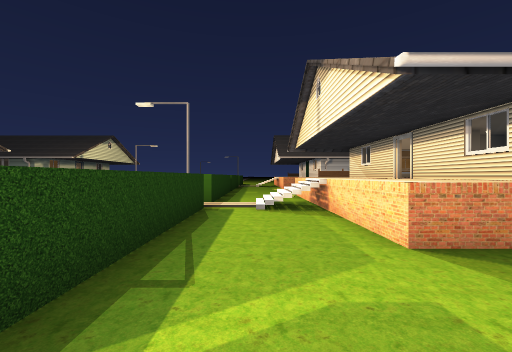
[1] (above)

20 first-person views from a walk through a 3-D level made in the Unity game engine. The camera is 1.5 m above the floor, looks level and sees 90° across. The floor is counted in squares, 2 m on a side. Each view is taken from the middle of a square. On the plan, view 1 faces up. The plan holds only what a view shows up to about 9 squares ahead; the rest is blank. The place goes on beyond the plan. The player character is not drawn. Door leaves are left out, so doorways stand open.

[2]
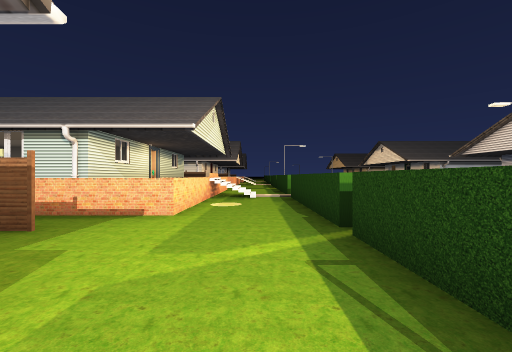

[3]
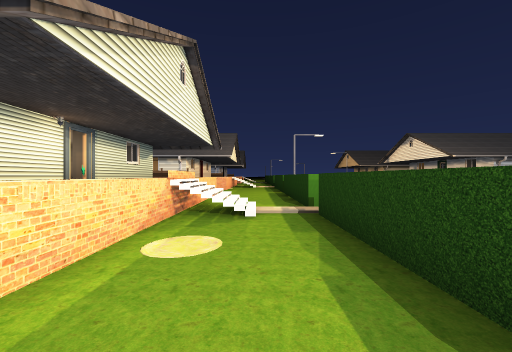

[4]
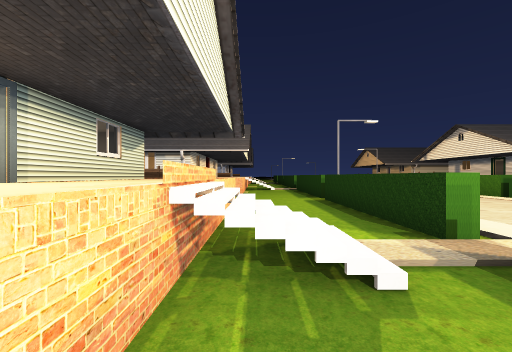

[5]
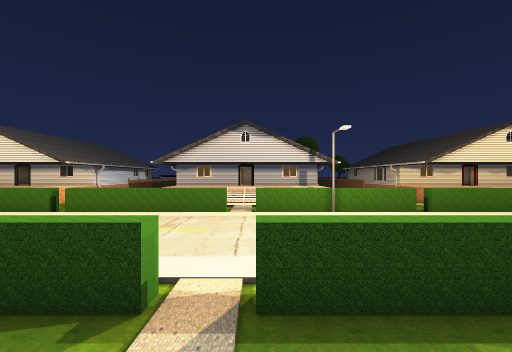

[6]
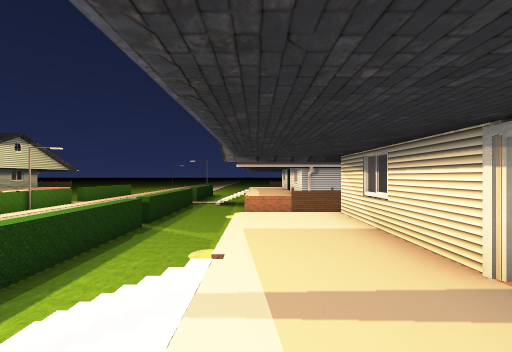

[7]
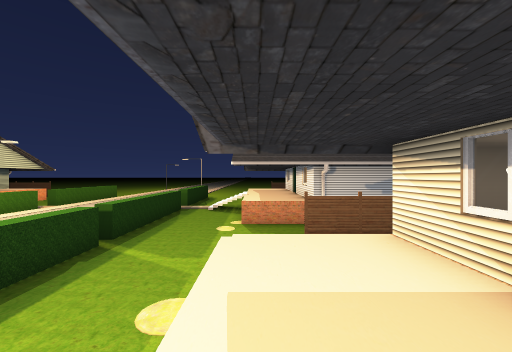

[8]
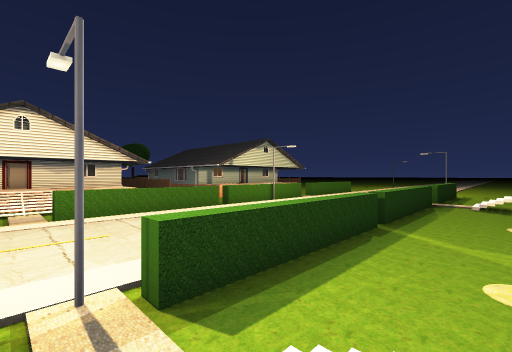

[9]
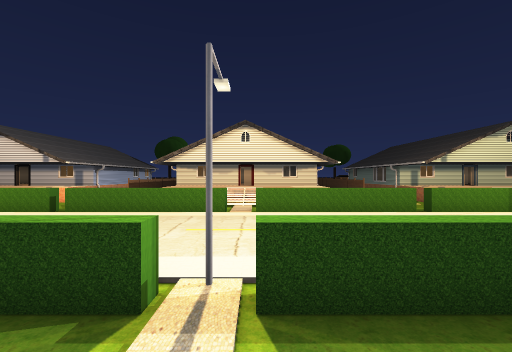

[10]
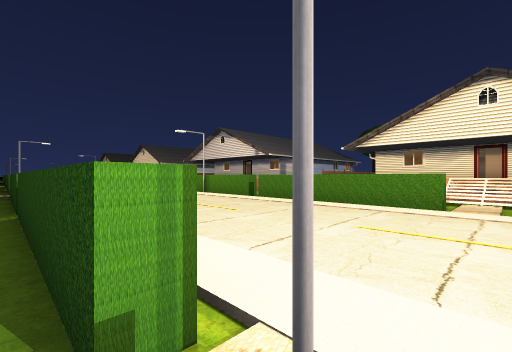

[11]
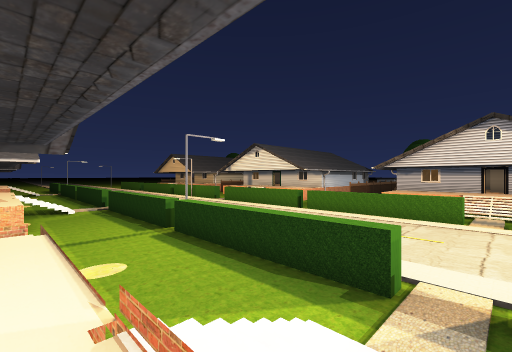

[12]
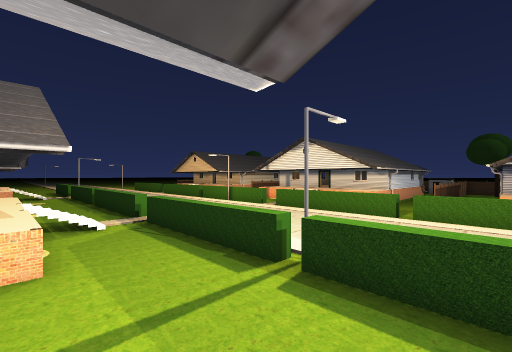

[13]
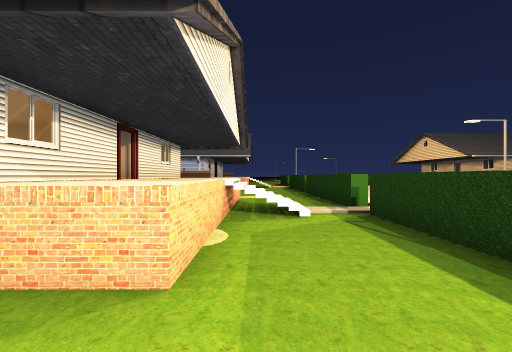

[14]
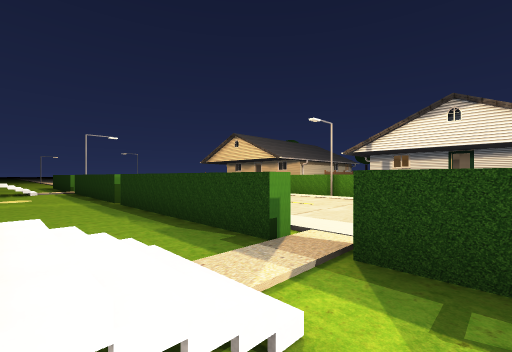

[15]
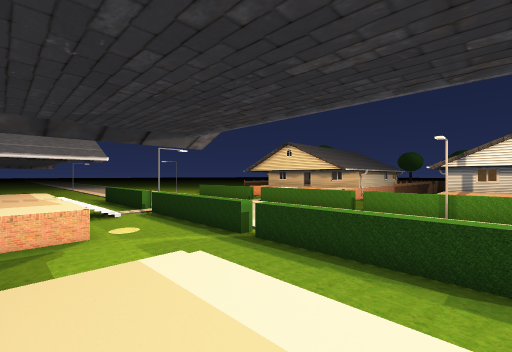

[16]
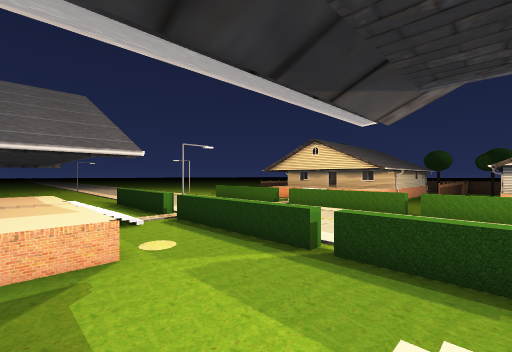

[17]
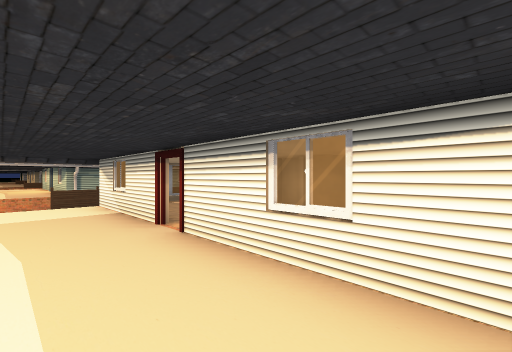

[18]
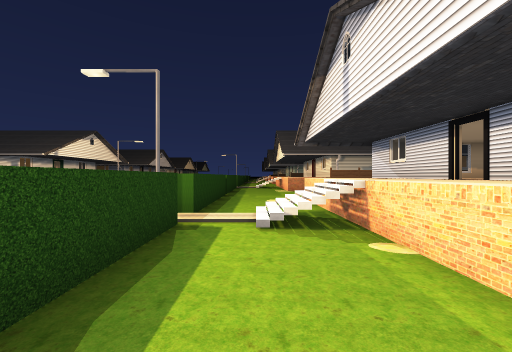

[19]
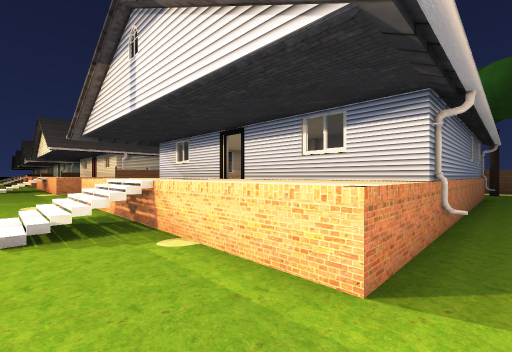

[20]
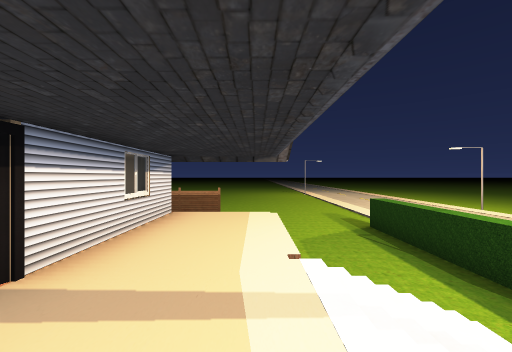

### Floor plan
Key: @ floor where view 1 was taken; # wall or solid block; x gap in a wall; . main floor; : floor 0.25 m higher than the main floor; + floor 1.25 m higher than the main floor; / step, stairs or slope; D open door; = window, fence, low wall or low ledge; v drop or lower ground; O other object.
Columns run from 13 left of view 1 to 4 right of it. Each row starts with its distance up from view 1.
 16       O.    =..++=
 15       O.    =..++#
 14       #.   /=....
 13       x.   /x....=
 12       x    /=..
 11       #    /=..
 10       #.   /=..++#
  9       #.   /=..++=
  8      .#..../=..++#
  7 D +//./....O.//++D
  6 D +//.#....O#//++D
  5       #..../=..++#
  4       #..../=..++=
  3       #.... =..++
  2       #...  =...
  1      .x..   x....=
  0      .x..   =@....
 -1       #     =..vvv
 -2       O    /=..+
 -3       O    /=..++=
 -4       #    /=..++#
 -5    //./...././/++D
 -6    //.#..../#//++D
 -7      .#..../=..++#
 -8       #..../=..++=
 -9      .#... /=..++#
-10      .#..  /=..=##
-11      .x.   Ox...#=
-12      .x.  .O=...
-13       #.  ./=...
-14            /=..++#
-15            /=..++=
-16            /=..++#
-17            /.//++D
-18          ../#//++D
-19      .#..../=..++#
-20      .O... /=..++=
-21      .O.   /=..++#
-22      .#    /=...
-23       x    /x....
-24           ./=....
-25           ./=....
-26            /=..++#
-27            /=..++=
-28            /=..++#
-29            O.//++D
-30            O#//++D
-31             =..++#
-32            :=..++=
-33            :=..++#
-34            :=.....
-35             x.. #=

Positions as (right, up) in squares from view 1, and headings:
1: (0, 0), facing up
2: (0, 4), facing down
3: (0, 0), facing down
4: (1, -3), facing down
5: (1, -5), facing left
6: (2, 5), facing up
7: (2, 7), facing up
8: (1, 6), facing up-left
9: (1, 7), facing left
10: (-1, 7), facing down-left
11: (2, -5), facing down-left
12: (2, -9), facing down-left
13: (1, -12), facing down
14: (1, -16), facing down-left
15: (3, -19), facing down-left
16: (3, -21), facing down-left
17: (2, -21), facing up-right
18: (0, -34), facing up
19: (0, -34), facing up-right
20: (2, -28), facing down
